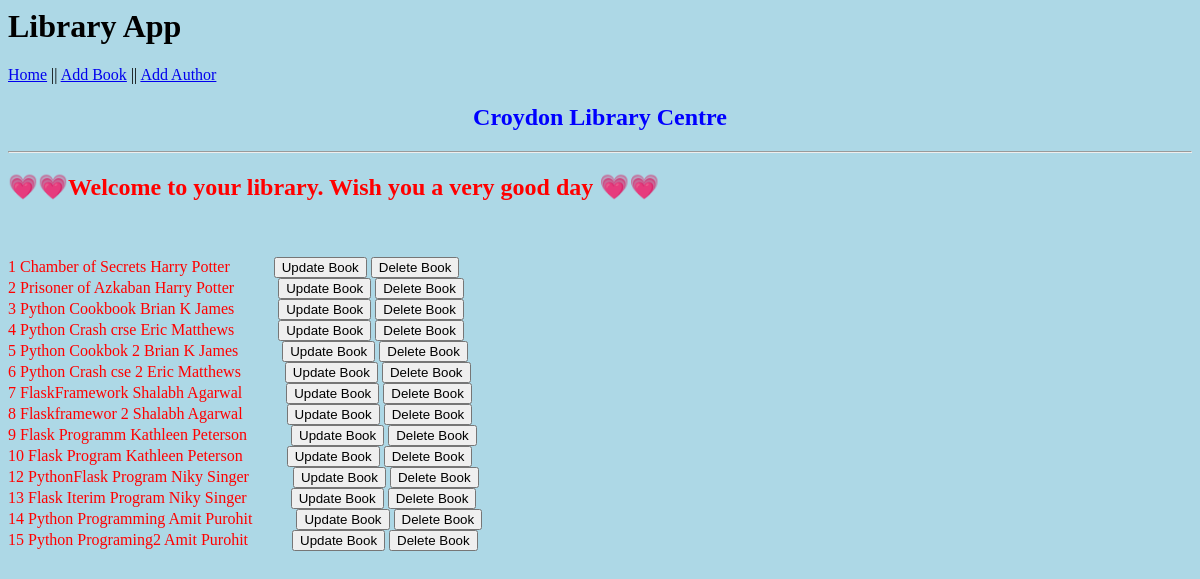
Before: / with the older database file.
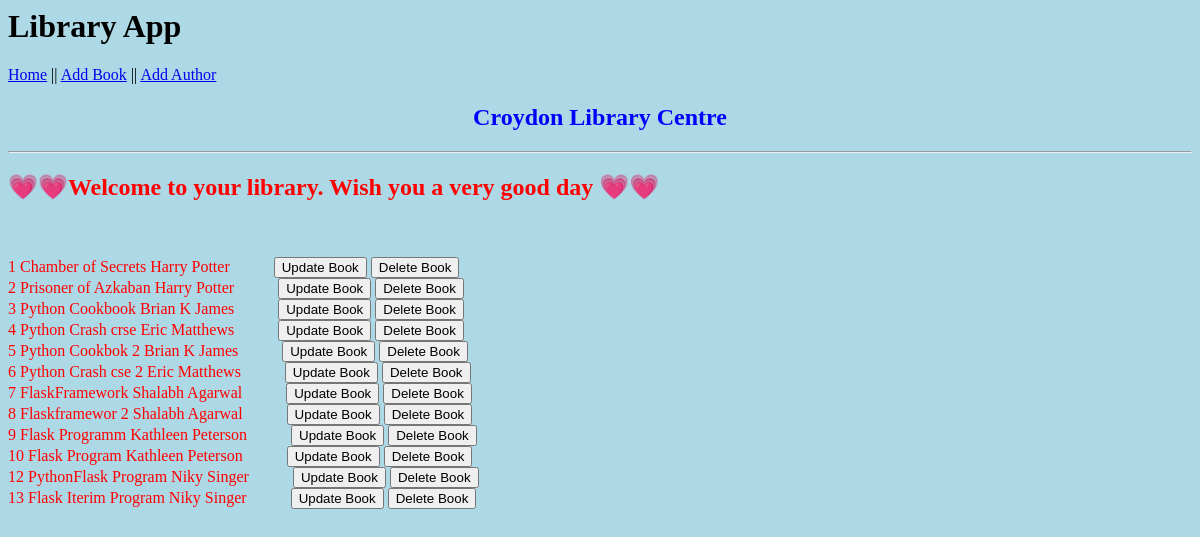
After: the same page with the newer database file.
### application/models.py (models this page shows)
class Book(db.Model):
    id = db.Column(db.Integer, primary_key = True)
    title = db.Column(db.String(30))
    price = db.Column(db.Float)
    publish_date = db.Column(db.Date)
    author_id = db.Column(db.Integer, db.ForeignKey('author.id'), nullable = False)
    def __str__(self):
        return f"{self.title}"

class Author(db.Model):
    id = db.Column(db.Integer, primary_key = True)
    author_name = db.Column(db.String(30))
    books = db.relationship('Book', backref='author')
    def __str__(self):
        return f"{self.author_name}"

### application/routes.py (the view)
@app.route('/')
def home():
    books = Book.query.all()
    return render_template('index.html', books = books)

### application/templates/index.html
{% extends 'layout.html' %}
{% block body %}
<h2 style="color: blue; text-align: center;">Croydon Library Centre</h2>
<hr>
<span style="color:red">
<marquee width="100%" direction="left" height="50px">
<h2>&#128151;&#128151;Welcome to your library. Wish you a very good day &#128151;&#128151;</h2></marquee>
<br><br>
        {% for book in books %}
        {{ book.id.__str__() + " " + book.__str__() + " " + book.author.__str__() }} &nbsp; &nbsp; &nbsp; &nbsp; &nbsp;
        <button type=button onclick="window.location.href='{{ url_for('update', id=book.id) }}'">Update Book </button>
        <button type=button onclick="window.location.href='{{ url_for('delete_book', i=book.id) }}'">Delete Book </button>
        <br>
        {% endfor %}
{% endblock body %}

### application/templates/layout.html (shortened to what this page needs)
<html lang="en">
    <head>
    </head>
    <body style="background-color: lightblue;">
        <h1>Library App</h1>
        <a href="{{ url_for('home') }}">Home</a> || <a href="{{ url_for('add_book') }}">Add Book</a> || <a href="{{ url_for('add_author') }}">Add Author</a>
        <br>
        {% block body %}
        {% endblock body %}
    </body>
</html>

Changed rows visible on the page:
removed Book: id.__str__ "14 Python Programming Amit Purohit"
removed Book: id.__str__ "15 Python Programing2 Amit Purohit"
